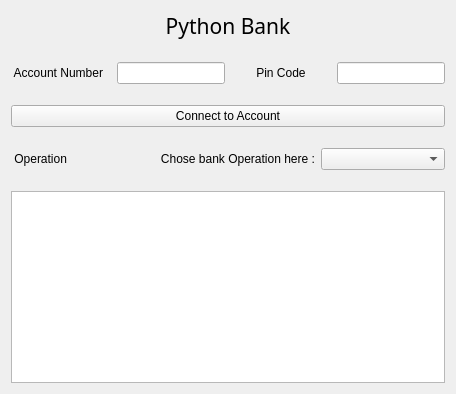
         <widget class="QWidget" name="page_5">
          <property name="styleSheet">
           <string notr="true"/>
          </property>
          <layout class="QVBoxLayout" name="verticalLayout_10">
           <item>
            <widget class="QLabel" name="label_13">
             <property name="font">
              <font>
               <family>Forte</family>
               <pointsize>16</pointsize>
              </font>
             </property>
             <property name="text">
              <string>Python Bank</string>
             </property>
             <property name="alignment">
              <set>Qt::AlignCenter</set>
             </property>
            </widget>
           </item>
           <item>
            <layout class="QHBoxLayout" name="horizontalLayout_12">
             <property name="topMargin">
              <number>15</number>
             </property>
             <property name="bottomMargin">
              <number>15</number>
             </property>
             <item>
              <widget class="QLabel" name="label">
               <property name="minimumSize">
                <size>
                 <width>100</width>
                 <height>0</height>
                </size>
               </property>
               <property name="text">
                <string> Account Number</string>
               </property>
              </widget>
             </item>
             <item>
              <widget class="QLineEdit" name="edit_compte">
               <property name="alignment">
                <set>Qt::AlignCenter</set>
               </property>
              </widget>
             </item>
             <item>
              <widget class="QLabel" name="label_2">
               <property name="minimumSize">
                <size>
                 <width>100</width>
                 <height>0</height>
                </size>
               </property>
               <property name="text">
                <string>Pin Code</string>
               </property>
               <property name="alignment">
                <set>Qt::AlignCenter</set>
               </property>
              </widget>
             </item>
             <item>
              <widget class="QLineEdit" name="edit_pin">
               <property name="alignment">
                <set>Qt::AlignCenter</set>
               </property>
              </widget>
             </item>
            </layout>
           </item>
           <item>
            <widget class="QPushButton" name="connect_client">
             <property name="text">
              <string>Connect to Account</string>
             </property>
            </widget>
           </item>
           <item>
            <layout class="QHBoxLayout" name="horizontalLayout_13">
             <property name="topMargin">
              <number>15</number>
             </property>
             <property name="bottomMargin">
              <number>15</number>
             </property>
             <item>
              <widget class="QLabel" name="label_3">
               <property name="text">
                <string> Operation</string>
               </property>
              </widget>
             </item>
             <item>
              <widget class="QLabel" name="label_4">
               <property name="text">
                <string>      Chose bank Operation here :</string>
               </property>
              </widget>
             </item>
             <item>
              <widget class="QComboBox" name="comboBox"/>
             </item>
            </layout>
           </item>
           <item>
            <widget class="QTextEdit" name="message">
             <property name="minimumSize">
              <size>
               <width>0</width>
               <height>0</height>
              </size>
             </property>
            </widget>
           </item>
          </layout>
         </widget>
